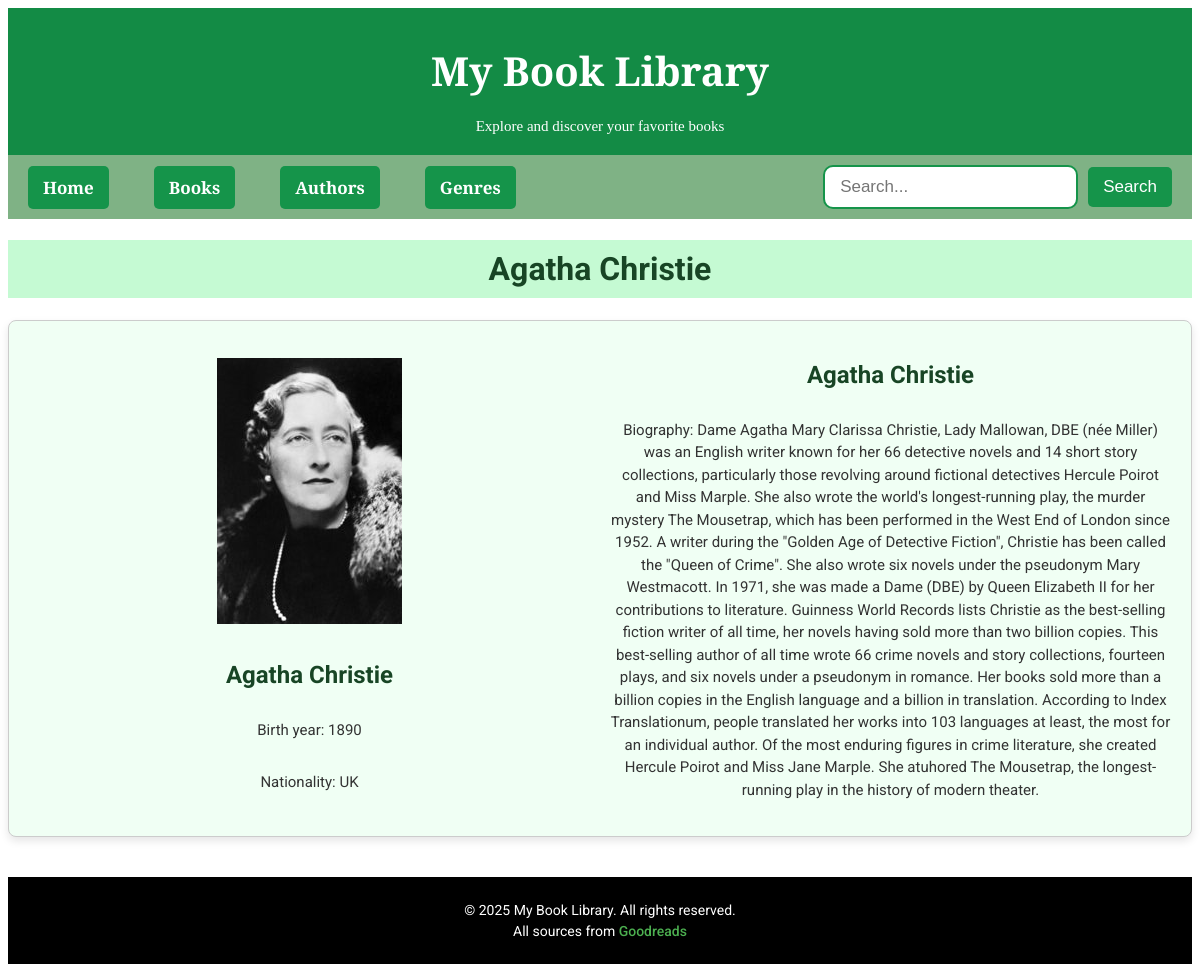
The page /authors/11 on the database its author committed.
### tables this page shows
CREATE TABLE author (id INTEGER PRIMARY KEY AUTOINCREMENT, name TEXT, birth_year INTEGER, nationality TEXT, photo TEXT, biography TEXT);

### routes.py (the view)
@app.route('/authors/<int:id>')
def author_by_id(id):
    conn = sqlite3.connect('books.db')
    cur = conn.cursor()
    cur.execute('''
                -- Select from author table
        SELECT id, name, birth_year, nationality, photo, biography
        FROM author
                -- ? is a placeholder for the id parameter
        WHERE id = ?;
    ''', (id,))
    author = cur.fetchone()
    conn.close()
    if author is None:
        return render_template("404.html", title="404 Not Found"), 404
    return render_template("all_authors.html", id=id, author=author)

### templates/all_authors.html (shortened to what this page needs)
{% extends "layout.html" %}
{% block content %}
<h1>{{ author[1] }}</h1>
    <div class="detail-card">
        <div class="detail-left">
            <div class="author-photo">
                <img src="{{ url_for('static', filename='images/authors/' + author[4]) }}" alt="{{ author[1] }} photo">
            </div>
            <h2>{{ author[1] }}</h2>
            <p>Birth year: {{ author[2] }}</p>
            <p>Nationality: {{ author[3] }}</p>
        </div>
        <div class="detail-right">
            <h2>{{ author[1] }}</h2>
            <p>Biography: {{ author[5] }}</p>
        </div>
    </div>
{% endblock %}

### static/css/style.css (style rules this page uses)
h1 { color:#184525; font-family: 'roboto'; text-align: center;; padding: 10px; background-color: #C5FAD3; }
h2 { text-align: center; }
.author-photo { height:300px; display:flex; align-items: center; justify-content: center; font-weight: bold; }
.author-photo img { max-height: 100%; max-width: 100%; object-fit: contain; }
.detail-card { background-color:#F0FFF4; border: 1px solid #C0E6C8; border-radius: 12px; display: grid; grid-template-columns: 1fr 1fr; border: 1px solid #ccc; border-radius: 8px; padding: 20px; gap: 20px; box-shadow: 0 4px 8px rgba(0, 0, 0, 0.1); font-family: 'roboto', serif; }
.detail-left, .detail-right { display: flex; flex-direction: column; align-items: center; }
.detail-left p, .detail-right p { text-align: center; font-size: 15px; color: #333; line-height: 1.5; }
.detail-left h2, .detail-right h2 { text-align: center; margin-bottom: 15px; color: #184525; }

### rows shown on the page
author: name "Agatha Christie", photo (picture), birth_year "1890", nationality "UK", biography "Dame Agatha Mary Clarissa Christie, Lady Mallowan, DBE (née Miller) was an English writer known for her 66 detective novels and 14 short story collections, particularly those revolving around fictional detectives Hercule Poirot and Miss Marple. She also wrote the world's longest-running play, the murder mystery The Mousetrap, which has been performed in the West End of London since 1952. A writer during the \"Golden Age of Detective Fiction\", Christie has been called the \"Queen of Crime\". She also wrote six novels under the pseudonym Mary Westmacott. In 1971, she was made a Dame (DBE) by Queen Elizabeth II for her contributions to literature. Guinness World Records lists Christie as the…"
